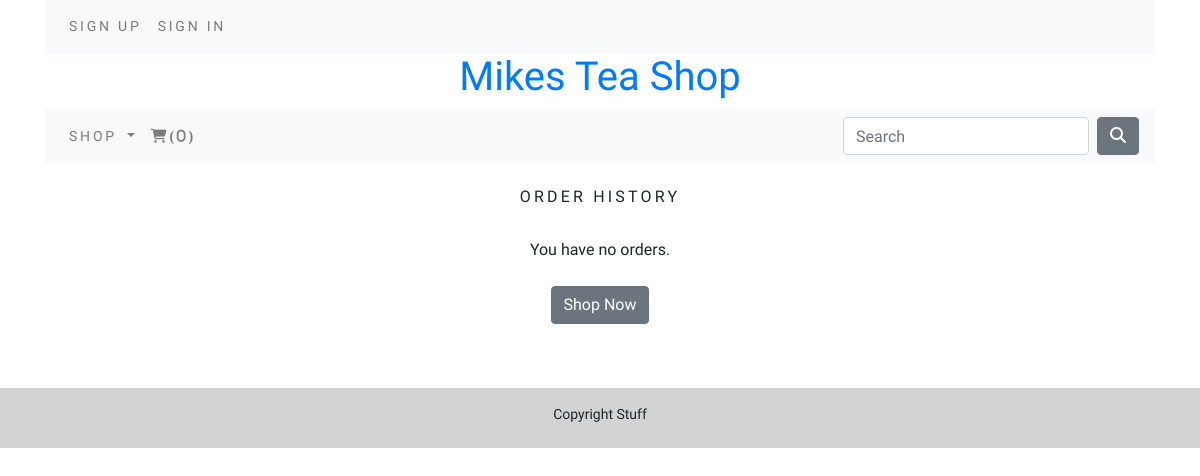
The app's page /order/history/ (signed in), older data.
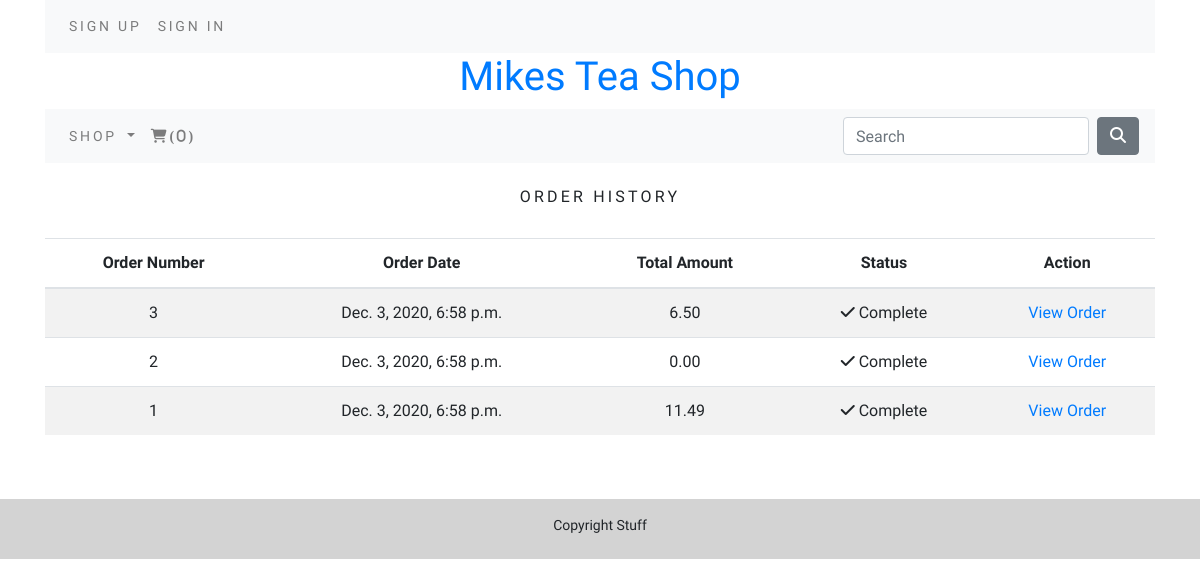
The same page, newer data.
### order/models.py (models this page shows, shortened)
class Order(models.Model):
    token = models.CharField(max_length = 250, blank = True)
    total = models.DecimalField(max_digits=10, decimal_places=2, verbose_name='USD Order Total')
    emailAddress = models.EmailField(max_length=250, blank=True, verbose_name='Email Address')
    created = models.DateTimeField(auto_now_add=True)
    billingName = models.CharField(max_length=250, blank = True)
    billingAddress = models.CharField(max_length=250, blank = True)
    status = models.CharField(max_length=250, default="In Progress", editable=True)
    class Meta:
        db_table = 'order'
        ordering = ['-created']

### order/views.py (the view)
# urls.py: path('history/', views.orderHistory, name='order_history'),
@login_required()
def orderHistory(request):
    if request.user.is_authenticated:
        email = str(request.user.email)
        order_details = Order.objects.all()
        print(email)
    return render(request, 'order/orders_list.html',{'order_details': order_details})

### cart/context_processors.py (called while the page is built)
def counter(request):
    item_count = 0
    if 'admin' in request.path:
        return {}
    else:
        try:
            cart = Cart.objects.filter(cart_id=_cart_id(request))
            cart_items = CartItem.objects.all().filter(cart=cart[:1])
            for cart_item in cart_items:
                item_count += cart_item.quantity
        except Cart.DoesNotExist:
            item_count = 0
    return dict(item_count = item_count)

### cart/views.py (called while the page is built)
def _cart_id(request):
    cart = request.session.session_key
    if not cart:
        cart = request.session.create()
    return cart

### shop/context_processor.py (called while the page is built)
def menu_links(request):
    links = Category.objects.all()
    return dict(links=links)

### shop/models.py (called while the page is built)
    def get_url(self):
        return reverse('shop:products_by_category', args=[self.slug])

### order/templates/order/orders_list.html (shortened to what this page needs)
{% extends "base.html" %}
{% load static %}
{% block content %}
    <div>
        <div class="text-center">
         <br>
         <h1 class="text-center my_title">Order History</h1>
         <br>
         {% if order_details %}
         <table class="table table-striped">
             <thead>
                 <tr>
                    <th>Order Number</th>
                    <th>Order Date</th>
                    <th>Total Amount</th>
                    <th>Status</th>
                    <th>Action</th>
                 </tr>
             </thead>
             <tbody>
                {% for order in order_details %}
                <tr>
                    <td>
                        {{order.id}}
                    </td>
                    <td>
                        {{order.created}}
                    </td>
                    <td>
                        {{order.total}}
                    </td>
                    <td>
                        <i class="fas fa-check"></i>&nbsp;Complete
                    </td>
                    <td>
                        <a href = "">View Order</a>
                    </td>
                </tr>
                {% endfor %}
             </tbody>
         </table>
         {% else %}
         <p> You have no orders.<br><br><a href="{% url 'shop:allProdCat' %}" class = "btn btn-secondary"> Shop Now</a></p>
         {% endif %}
        </div>
    </div>
    <br>
    <br>
{% endblock %}

Row changes from the older to the newer data that the page shows:
added Order: id "3", created "Dec. 3, 2020, 6:58 p.m.", total "6.50"
added Order: id "2", created "Dec. 3, 2020, 6:58 p.m.", total "0.00"
added Order: id "1", created "Dec. 3, 2020, 6:58 p.m.", total "11.49"
Text that changed along with them:
text no longer shown: "You have no orders. Shop Now"
text now shown: "Order Number Order Date Total Amount Status Action"
